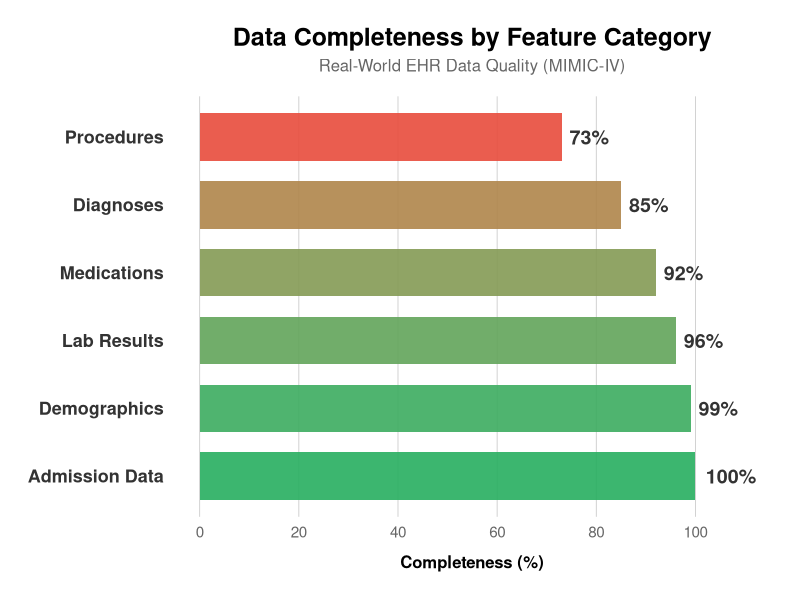
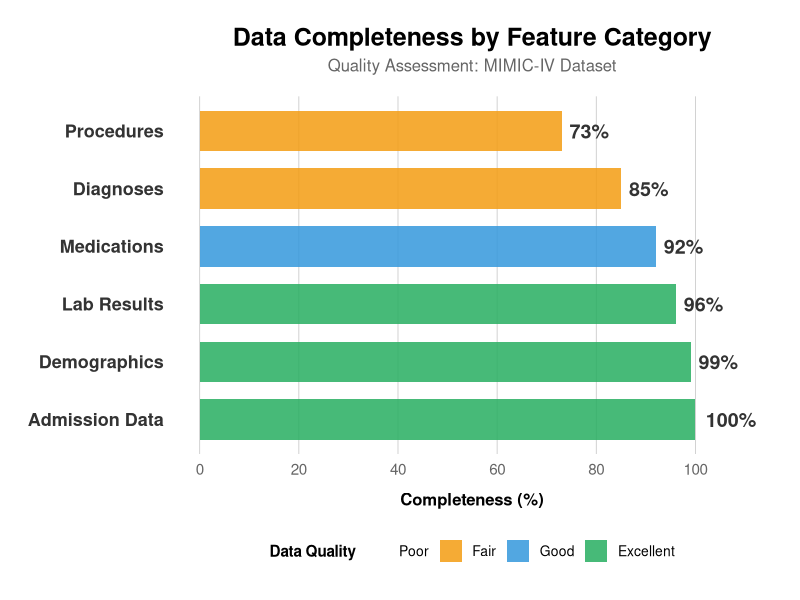
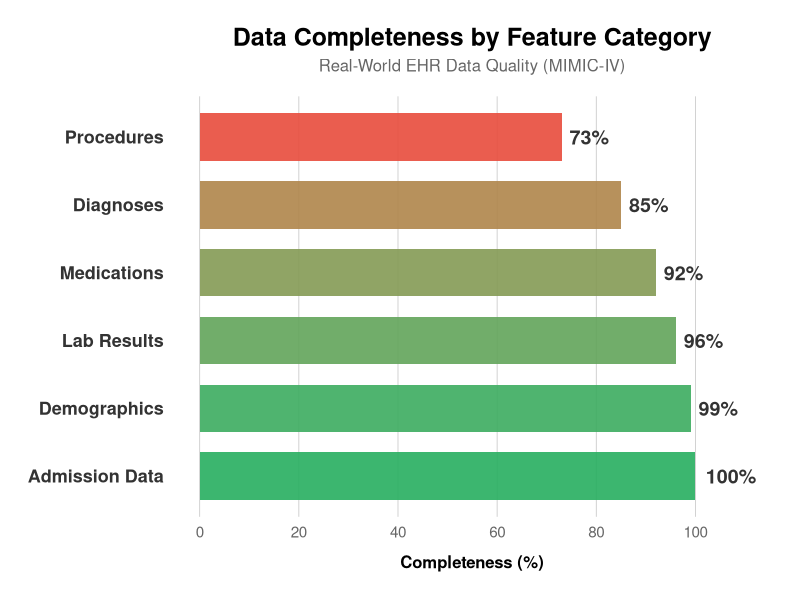
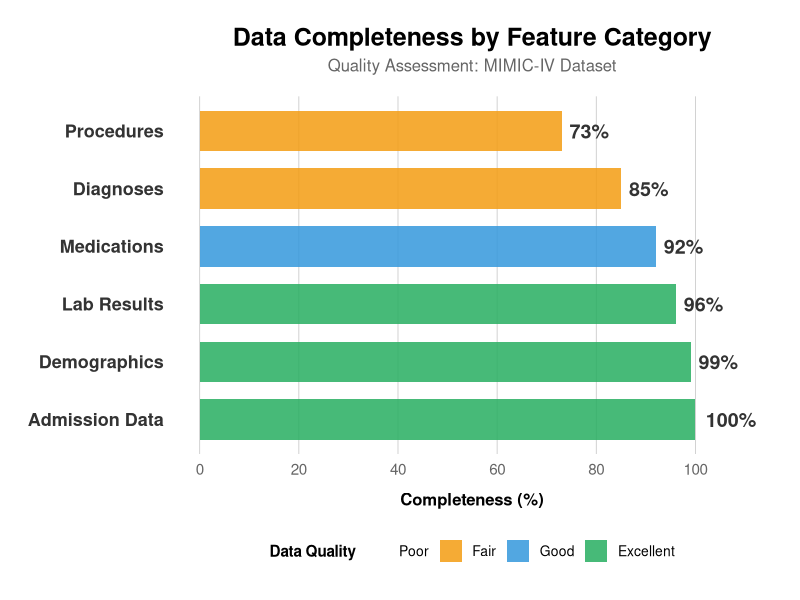

Write R code to recreate these figures, in order.
# ============================================================================
# DATA COMPLETENESS HORIZONTAL BAR CHART
# For Slide 10: Data Quality & Completeness
# ============================================================================

library(ggplot2)
library(dplyr)

# Create data frame with completeness percentages
completeness_data <- data.frame(
  Category = c(
    "Admission Data",
    "Demographics",
    "Lab Results",
    "Medications",
    "Diagnoses",
    "Procedures"
  ),
  Completeness = c(100, 99, 96, 92, 85, 73),
  stringsAsFactors = FALSE
)

# Reorder categories by completeness (highest to lowest)
completeness_data <- completeness_data %>%
  mutate(Category = factor(Category, levels = Category[order(Completeness, decreasing = TRUE)]))

# Create professional horizontal bar chart
plot <- ggplot(completeness_data, aes(x = Category, y = Completeness)) +
  # Add bars with gradient color based on completeness
  geom_col(aes(fill = Completeness), width = 0.7, alpha = 0.9) +

  # Add percentage labels on the bars
  geom_text(aes(label = paste0(Completeness, "%")),
            hjust = -0.2,
            size = 5,
            fontface = "bold",
            color = "gray20") +

  # Flip coordinates to make horizontal
  coord_flip() +

  # Color gradient from red (low) to green (high)
  scale_fill_gradient(low = "#E74C3C", high = "#27AE60", guide = "none") +

  # Set y-axis limits to accommodate labels
  scale_y_continuous(limits = c(0, 110), breaks = seq(0, 100, 20)) +

  # Labels and title
  labs(
    title = "Data Completeness by Feature Category",
    subtitle = "Real-World EHR Data Quality (MIMIC-IV)",
    x = NULL,
    y = "Completeness (%)"
  ) +

  # Professional theme
  theme_minimal(base_size = 14) +
  theme(
    plot.title = element_text(face = "bold", size = 18, hjust = 0.5, margin = margin(b = 5)),
    plot.subtitle = element_text(size = 12, hjust = 0.5, color = "gray40", margin = margin(b = 15)),
    axis.text.y = element_text(size = 13, face = "bold", color = "gray20"),
    axis.text.x = element_text(size = 11, color = "gray40"),
    axis.title.x = element_text(size = 12, face = "bold", margin = margin(t = 10)),
    panel.grid.major.y = element_blank(),
    panel.grid.minor = element_blank(),
    panel.grid.major.x = element_line(color = "gray80", size = 0.3),
    plot.margin = margin(20, 20, 20, 20)
  )

# Display the plot
print(plot)

# Save as high-resolution PNG for presentation
ggsave(
  filename = "data_completeness_chart.png",
  plot = plot,
  width = 10,
  height = 6,
  dpi = 300,
  bg = "white"
)

cat("\n✓ Chart saved as 'data_completeness_chart.png'\n")
cat("  Location: ", getwd(), "\n\n")

# ============================================================================
# ALTERNATIVE VERSION: With color-coded zones
# ============================================================================

# Create version 2 with color zones
plot_v2 <- ggplot(completeness_data, aes(x = Category, y = Completeness)) +

  # Add colored bars based on quality zones
  geom_col(aes(fill = cut(Completeness,
                           breaks = c(0, 70, 85, 95, 100),
                           labels = c("Poor", "Fair", "Good", "Excellent"))),
           width = 0.7, alpha = 0.85) +

  # Add percentage labels
  geom_text(aes(label = paste0(Completeness, "%")),
            hjust = -0.2,
            size = 5,
            fontface = "bold",
            color = "gray20") +

  coord_flip() +

  # Manual colors for quality zones
  scale_fill_manual(
    values = c("Poor" = "#E74C3C",
               "Fair" = "#F39C12",
               "Good" = "#3498DB",
               "Excellent" = "#27AE60"),
    name = "Data Quality",
    drop = FALSE
  ) +

  scale_y_continuous(limits = c(0, 110), breaks = seq(0, 100, 20)) +

  labs(
    title = "Data Completeness by Feature Category",
    subtitle = "Quality Assessment: MIMIC-IV Dataset",
    x = NULL,
    y = "Completeness (%)"
  ) +

  theme_minimal(base_size = 14) +
  theme(
    plot.title = element_text(face = "bold", size = 18, hjust = 0.5, margin = margin(b = 5)),
    plot.subtitle = element_text(size = 12, hjust = 0.5, color = "gray40", margin = margin(b = 15)),
    axis.text.y = element_text(size = 13, face = "bold", color = "gray20"),
    axis.text.x = element_text(size = 11, color = "gray40"),
    axis.title.x = element_text(size = 12, face = "bold", margin = margin(t = 10)),
    panel.grid.major.y = element_blank(),
    panel.grid.minor = element_blank(),
    panel.grid.major.x = element_line(color = "gray80", size = 0.3),
    legend.position = "bottom",
    legend.title = element_text(face = "bold", size = 11),
    legend.text = element_text(size = 10),
    plot.margin = margin(20, 20, 20, 20)
  )

print(plot_v2)

# Save alternative version
ggsave(
  filename = "data_completeness_chart_v2.png",
  plot = plot_v2,
  width = 10,
  height = 6,
  dpi = 300,
  bg = "white"
)

cat("\n✓ Alternative version saved as 'data_completeness_chart_v2.png'\n")
cat("  (Version 2 includes color-coded quality zones)\n\n")

# ============================================================================
# SUMMARY STATISTICS
# ============================================================================

cat("DATA COMPLETENESS SUMMARY:\n")
cat("─────────────────────────────────────────\n")
cat(sprintf("Average completeness: %.1f%%\n", mean(completeness_data$Completeness)))
cat(sprintf("Median completeness:  %.1f%%\n", median(completeness_data$Completeness)))
cat(sprintf("Range: %.0f%% - %.0f%%\n", min(completeness_data$Completeness), max(completeness_data$Completeness)))
cat("\nCategories ≥95%% (Excellent): ", sum(completeness_data$Completeness >= 95), "\n")
cat("Categories 85-94%% (Good):    ", sum(completeness_data$Completeness >= 85 & completeness_data$Completeness < 95), "\n")
cat("Categories <85%% (Fair):      ", sum(completeness_data$Completeness < 85), "\n")
cat("─────────────────────────────────────────\n\n")

# ============================================================================
# QUICK REFERENCE TABLE
# ============================================================================

cat("\nQUICK REFERENCE TABLE FOR SLIDE:\n")
cat("═══════════════════════════════════════════\n")
for(i in 1:nrow(completeness_data)) {
  cat(sprintf("%-20s %3d%%\n",
              completeness_data$Category[i],
              completeness_data$Completeness[i]))
}
cat("═══════════════════════════════════════════\n\n")

cat("READY TO USE!\n")
cat("Insert 'data_completeness_chart.png' into Slide 10\n\n")
